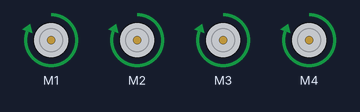
A program run on a simulated CircuitPython board. On the bench: 4 × DC motor (green arrow = forward, orange = backward, longer = faster). At 10.0 s the program ends and the board releases its pins; the recording ends there.

Above: at 0.1 s.
Timing chart, 0 to 10.0 s (numbered marks = the images above):
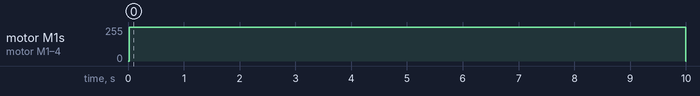

Measured:
- by itself, motor M1–4: stopped → forward 255/255 at 0.02 s, → stopped 10.0 s later

The program:

a12030700ux0081.py
```python
import time
import board
from adafruit_motorkit import MotorKit

throttle = 1
seconds = 10

kit = MotorKit(i2c=board.I2C())

kit.motor1.throttle = throttle
kit.motor2.throttle = throttle
kit.motor3.throttle = throttle
kit.motor4.throttle = throttle

time.sleep(seconds)

kit.motor1.throttle = None
kit.motor2.throttle = None
kit.motor3.throttle = None
kit.motor4.throttle = None
```
